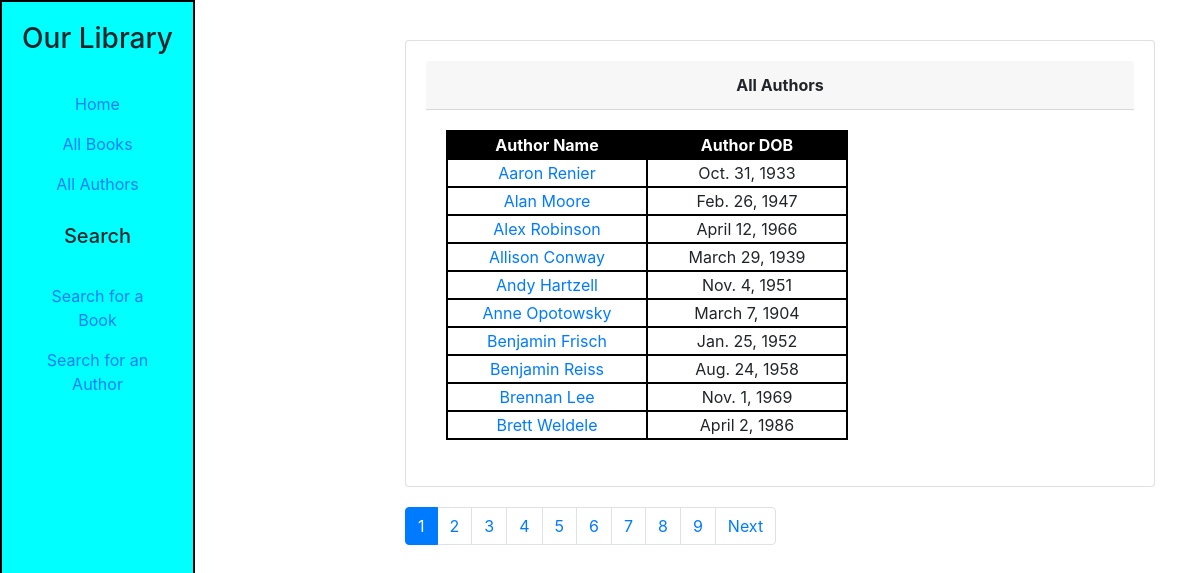
Screenshot of /catalog/authors/ with the database file from the repository.
### catalog/models.py (models this page shows, shortened)
class Author(models.Model):
    first_name = models.CharField(max_length=100)
    last_name = models.CharField(max_length=100)
    date_of_birth = models.DateField(null=True, blank=True)
    date_of_death = models.DateField('Died', null=True, blank=True)
    class Meta:
        ordering=['first_name','last_name']
    def get_absolute_url(self):
        return reverse('author-detail', args=[str(self.id)])

### catalog/views.py (the view)
# urls.py: path('authors/', views.AuthorListView.as_view(), name='author-list'),
class AuthorListView(generic.ListView):
    model = Author
    paginate_by = 10

### catalog/templates/catalog/author_list.html (shortened to what this page needs)
{% extends 'catalog/base.html' %}
{% load static %}
{% block css %}
<link rel="stylesheet" href="{% static 'catalog/css/author_list.css' %}">
{% endblock %}
{% block content %}
    {% if author_list %}
        <div class="card all-authors-main">
            <div class="card-header all-authors-title">
                All Authors
            </div>
            <div class="card-body all-authors-content">
                <table class="all-authors">
                    <thead>
                        <td class="authors-head">Author Name</td>
                        <td class="authors-head">Author DOB</td>
                    </thead>
                    {% for author in author_list %}
                    <tr class="authors-row">
                        <td class="authors-info" id="{{author.pk}}">
                            <a href="{{ author.get_absolute_url }}">{{ author.first_name }}&nbsp;{{ author.last_name }}</a>
                        </td>
                        <td class="authors-info">
                            {{author.date_of_birth}}
                        </td>
                    </tr>
                    {% endfor %}
                </table>
            </div>
        </div>
    {% else %}
        <h6>There is no authors information</h6>
    {% endif %}
{% endblock %}

### catalog/static/catalog/css/base.css (style rules this page uses)
html,body,div.container-fluid,div.row { height: 100%; }
div { display: inline-block; width: inherit; text-align: center; }

### catalog/static/catalog/css/author_list.css (style rules this page uses)
.all-authors-main { margin-top: 20px; display: inline-block; padding: 20px; }
.all-authors-title { font-weight: bolder; text-align: center; min-width: 200px; }
.all-authors { border: 2px solid black; }
thead { background-color: black; color: white; font-weight: bold; }
td { text-align: center; min-width: 200px; width: max-content; border: 2px solid black; }

### rows the page displays
Author: first_name "Aaron", last_name "Renier", date_of_birth "Oct. 31, 1933"
Author: first_name "Alan", last_name "Moore", date_of_birth "Feb. 26, 1947"
Author: first_name "Alex", last_name "Robinson", date_of_birth "April 12, 1966"
Author: first_name "Allison", last_name "Conway", date_of_birth "March 29, 1939"
Author: first_name "Andy", last_name "Hartzell", date_of_birth "Nov. 4, 1951"
Author: first_name "Anne", last_name "Opotowsky", date_of_birth "March 7, 1904"
Author: first_name "Benjamin", last_name "Frisch", date_of_birth "Jan. 25, 1952"
Author: first_name "Benjamin", last_name "Reiss", date_of_birth "Aug. 24, 1958"
Author: first_name "Brennan", last_name "Lee", date_of_birth "Nov. 1, 1969"
Author: first_name "Brett", last_name "Weldele", date_of_birth "April 2, 1986"
